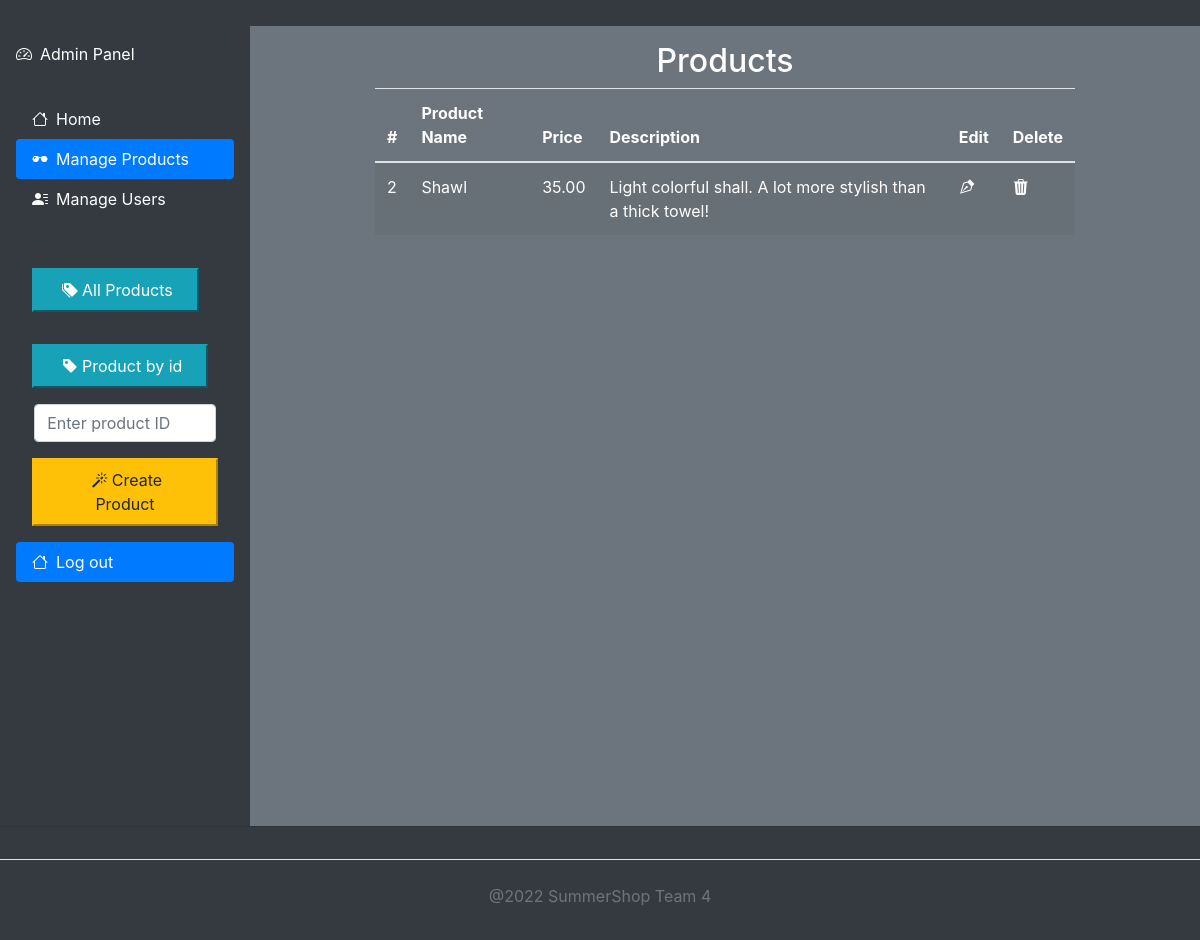
Page /members/adminManageProductByID.php?id=2 on the committed database.
### tables this page shows
CREATE TABLE `products` (
  `id` int(11) NOT NULL,
  `name` varchar(255) NOT NULL,
  `description` varchar(255) NOT NULL,
  `price` decimal(10,2) NOT NULL
);

### models/admin.php (called while the page is built, shortened)
<?php
class Admin
{
  private $conn;
  public function __construct($db)
  {
    $this->conn = $db;
  }
  public function getProductById($id)
  {
    $query = 'SELECT * FROM products WHERE id = ' . $id . ' ORDER BY
      id ASC';
    $stmt = $this->conn->prepare($query);
    $stmt->execute();
    return $stmt;
  }
}

### members/adminManageProductByID.php (the view, shortened to what this page needs)
<?php
include_once '../models/admin.php';
$database = new Database();
$db = $database->connect();
$admin = new Admin($db);
$id = $_GET['id'];
$result = $admin->getProductById($id);
?>
<!DOCTYPE html>
<html lang="en">
<head>
  <link rel="stylesheet" href="https://cdn.jsdelivr.net/npm/bootstrap@4.3.1/dist/css/bootstrap.min.css"
>
  <link rel="stylesheet" href="../css/admin/style.css">
  <link rel="stylesheet" href="https://cdn.jsdelivr.net/npm/bootstrap-icons@1.8.3/font/bootstrap-icons.css">
</head>
<body>
  <nav class="navbar navbar-expand-lg bg-dark">
    <div class="container-fluid">
    </div>
  </nav>
  <div class="container-fluid bg-secondary">
    <div class="row">
      <div class="d-flex flex-column flex-shrink-0 p-3 text-white bg-dark c_h" style="width:250px;">
        <a class="d-flex align-items-stretch mb-3 mb-md-0 me-md-auto text-white text-decoration-none"
          href="adminDashboard.php"><i class="bi bi-speedometer2 pr-2"></i><span class="fs-4">Admin Panel</span></a>
        <ul class="nav nav-pills flex-column mb-auto">
          <li class="nav-item"><a class="nav-link text-white" href="../index.php" aria-current="page"><i
                class="bi bi-house pr-2"></i>Home</a></li>
          <li><a class="nav-link active text-white" href="#"><i class="bi bi-sunglasses pr-2"></i>Manage
              Products</a></li>
          <li><a class="nav-link text-white" href="adminGetAll.php"><i
                class="bi bi-person-lines-fill pr-2"></i></i>Manage Users</a></li>
          <li><button onclick="window.location.assign('../members/adminManageProducts.php')" type="button"
              class="btn-info p-2 pr-4 pl-4 m-3"><i class="bi bi-tags-fill p-1"></i></i>All Products</button></li>
          <li><button onclick="getOneProduct()" type="button" class="btn-info p-2 pr-4 pl-4 m-3"><i
                class="bi bi-tag-fill p-1"></i></i>Product by id</button></li>
          <li><input id="idBox" name="productId" type="text" class="form-control m-auto col-10"
              placeholder="Enter product ID"></li>
          <li><button onclick="window.location.assign('productCreate.php')" type="button"
              class="btn-warning p-2 pr-4 pl-4 m-3">
              <i class="bi bi-magic p-1"></i>Create Product</button></li>
          <li class="nav-item" id="logout"><a class="nav-link active" href="../api/admin/admin_logout.php"
              aria-current="page"><i class="bi bi-house pr-2"></i>Log out</a></li>
        </ul>
      </div>
      <div class="d-flex flex-grow-1 p-3 ms-auto justify-content-center text-white bg-secondary">
        <div class="row-flex">
          <h2 class="text-center">Products</h2>
          <table class="table table-striped text-white t_s">
            <thead>
              <tr>
                <th scope="col">#</th>
                <th scope="col">Product Name</th>
                <th scope="col">Price</th>
                <th scope="col">Description</th>
                <th scope="col">Edit</th>
                <th scope="col">Delete</th>
              </tr>
            </thead>
            <tbody>
              <?php while ($row = $result->fetch(PDO::FETCH_ASSOC)) { ?>
              <tr>
                <td> <?= $row['id']; ?> </td>
                <td> <?= $row['name']; ?> </td>
                <td> <?= $row['price']; ?> </td>
                <td> <?= $row['description']; ?> </td>
                <td> <a href="../members/productupdate.php?id=<?= $row['id'] ?>"><i
                      class="bi bi-vector-pen text-white"></i></a> </td>
                <td> <a href="../api/admin/admin_productDelete.php?id=<?= $row['id'] ?>"><i
                      class="bi bi-trash3-fill text-white"></i></a></td>
              </tr>
              <?php }
                            ?>
            </tbody>
          </table>
        </div>
      </div>
    </div>
  </div>
  <footer class="py-3 bg-dark">
    <ul class="nav justify-content-center border-bottom pb-3">
    </ul>
    <p class="text-center text-muted pt-4">@2022 SummerShop Team 4</p>
  </footer>
</body>
</html>

### css/admin/style.css (style rules this page uses)
.c_h { height: 100vh; }
@media (min-width: 800px) { .t_s { max-width: 600px; } }
@media (min-width: 1080px) { .t_s { max-width: 700px; } }

### rows in the picture
products: id "2", name "Shawl", price "35.00", description "Light colorful shall. A lot more stylish than a thick towel!"
